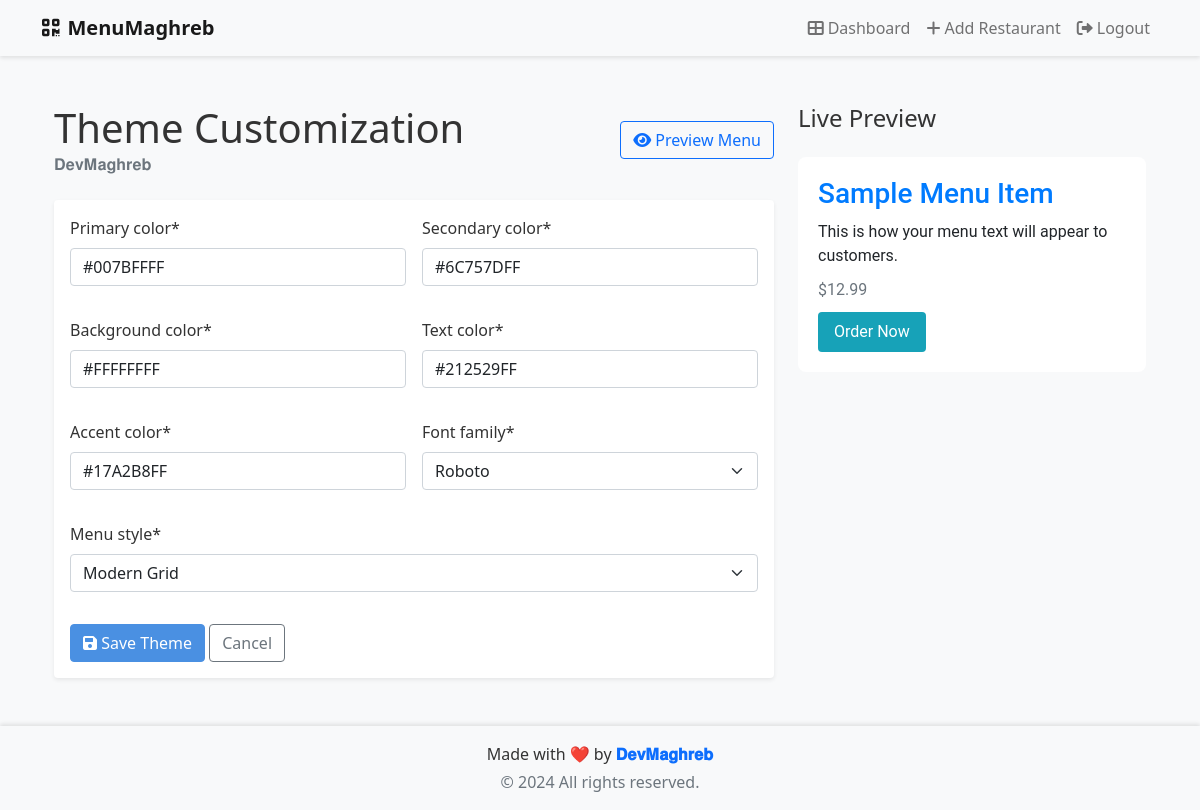
Page /restaurant/6/theme/ (signed in) on the committed database.
### restaurants/models.py (models this page shows, shortened)
class Restaurant(models.Model):
    owner = models.ForeignKey(User, on_delete=models.CASCADE)
    name = models.CharField(max_length=100)
    description = models.TextField(blank=True)
    address = models.TextField()
    phone = models.CharField(max_length=20)
    email = models.EmailField(blank=True, null=True)
    logo = CloudinaryField('logo', folder='restaurant_logos', blank=True, null=True)
    cover_image = CloudinaryField('cover_image', folder='restaurant_covers', blank=True, null=True)
    qr_code = CloudinaryField('qr_code', folder='restaurant_qr_codes', blank=True, null=True)
    created_at = models.DateTimeField(auto_now_add=True)
    updated_at = models.DateTimeField(auto_now=True)
    primary_color = models.CharField(max_length=7, default='#007bff')
    secondary_color = models.CharField(max_length=7, default='#6c757d')
    background_color = models.CharField(max_length=7, default='#ffffff')
    text_color = models.CharField(max_length=7, default='#212529')
    accent_color = models.CharField(max_length=7, default='#17a2b8')
    font_family = models.CharField(
        max_length=50,
        choices=[
            ('Roboto', 'Roboto'),
            ('Open Sans', 'Open Sans'),
            ('Lato', 'Lato'),
            ('Poppins', 'Poppins'),
            ('Montserrat', 'Montserrat'),
        ],
        default='Roboto'
    )
    menu_style = models.CharField(
        max_length=20,
        choices=[
            ('modern', 'Modern Grid'),
            ('classic', 'Classic List'),
            ('elegant', 'Elegant Cards'),
            ('minimal', 'Minimal'),
        ],
        default='modern'
    )

### restaurants/views.py (the view)
# urls.py: path('restaurant/<int:restaurant_id>/theme/', login_required(views.theme_customize), name='theme_customize'),
@login_required
def theme_customize(request, restaurant_id):
    restaurant = get_object_or_404(Restaurant, id=restaurant_id, owner=request.user)
    if request.method == 'POST':
        form = RestaurantThemeForm(request.POST, instance=restaurant)
        if form.is_valid():
            form.save()
            messages.success(request, 'Theme settings updated successfully!')
            return redirect('restaurant_menu_edit', restaurant_id=restaurant.id)
    else:
        form = RestaurantThemeForm(instance=restaurant)
    context = {
        'restaurant': restaurant,
        'form': form,
    }
    return render(request, 'restaurants/theme_customize.html', context)

### restaurants/forms.py
class RestaurantThemeForm(forms.ModelForm):
    class Meta:
        model = Restaurant
        fields = [
            'primary_color',
            'secondary_color',
            'background_color',
            'text_color',
            'accent_color',
            'font_family',
            'menu_style'
        ]
        widgets = {
            'primary_color': ColorWidget,
            'secondary_color': ColorWidget,
            'background_color': ColorWidget,
            'text_color': ColorWidget,
            'accent_color': ColorWidget,
            'font_family': forms.Select(choices=FONT_CHOICES),
            'menu_style': forms.Select(choices=MENU_STYLE_CHOICES),
        }

### restaurants/templates/restaurants/theme_customize.html (shortened to what this page needs)
{% extends 'base.html' %}
{% load static %}
{% load crispy_forms_tags %}
{% block content %}
<div class="container py-4">
    <div class="row">
        <div class="col-md-8">
            <div class="d-flex justify-content-between align-items-center mb-4">
                <div>
                    <h1 class="mb-0">Theme Customization</h1>
                    <p class="text-muted mb-0">{{ restaurant.name }}</p>
                </div>
                <div>
                    <a href="{% url 'menu_view' restaurant.id %}" class="btn btn-outline-primary" target="_blank">
                        <i class="fas fa-eye"></i> Preview Menu
                    </a>
                </div>
            </div>
            <div class="card shadow-sm">
                <div class="card-body">
                    <form method="post" class="row g-3">
                        <div class="col-md-6">
                            {{ form.primary_color|as_crispy_field }}
                        </div>
                        <div class="col-md-6">
                            {{ form.secondary_color|as_crispy_field }}
                        </div>
                        <div class="col-md-6">
                            {{ form.background_color|as_crispy_field }}
                        </div>
                        <div class="col-md-6">
                            {{ form.text_color|as_crispy_field }}
                        </div>
                        <div class="col-md-6">
                            {{ form.accent_color|as_crispy_field }}
                        </div>
                        <div class="col-md-6">
                            {{ form.font_family|as_crispy_field }}
                        </div>
                        <div class="col-12">
                            {{ form.menu_style|as_crispy_field }}
                        </div>
                        <div class="col-12">
                            <button type="submit" class="btn btn-primary">
                                <i class="fas fa-save"></i> Save Theme
                            </button>
                            <a href="{% url 'restaurant_menu_edit' restaurant.id %}" class="btn btn-outline-secondary">
                                Cancel
                            </a>
                        </div>
                    </form>
                </div>
            </div>
        </div>
        <div class="col-md-4">
            <div class="sticky-top" style="top: 2rem;">
                <h4 class="mb-4">Live Preview</h4>
                <div class="theme-preview" id="themePreview" style="
                    background-color: {{ restaurant.background_color }};
                    color: {{ restaurant.text_color }};
                    font-family: {{ restaurant.font_family }}, sans-serif;
                ">
                    <h3 style="color: {{ restaurant.primary_color }};">Sample Menu Item</h3>
                    <p class="sample-text">This is how your menu text will appear to customers.</p>
                    <p class="sample-text" style="color: {{ restaurant.secondary_color }};">
                        $12.99
                    </p>
                    <a href="#" class="sample-button" style="
                        background-color: {{ restaurant.accent_color }};
                        color: white;
                    ">Order Now</a>
                </div>
            </div>
        </div>
    </div>
</div>
{% endblock %}

### templates/base.html (style rules this page uses)
:root { --primary-color: #4a90e2; --secondary-color: #f5a623; --text-color: #333; --bg-color: #f8f9fa; }
body { font-family: 'Segoe UI', system-ui, -apple-system, sans-serif; color: var(--text-color); background-color: var(--bg-color); }
.btn-primary { background-color: var(--primary-color); border-color: var(--primary-color); }
.card { border: none; box-shadow: 0 2px 10px rgba(0,0,0,0.1); transition: transform 0.2s; }

### restaurants/templates/restaurants/theme_customize.html (style rules this page uses)
.theme-preview { padding: 20px; border-radius: 8px; margin-bottom: 20px; transition: all 0.3s ease; }
.sample-text { margin: 10px 0; }
.sample-button { display: inline-block; padding: 8px 16px; border-radius: 4px; text-decoration: none; transition: all 0.3s ease; }

### rows in the picture
Restaurant: name "𝐃𝐞𝐯𝐌𝐚𝐠𝐡𝐫𝐞𝐛", primary_color "#007BFFFF", secondary_color "#6C757DFF", background_color "#FFFFFFFF", text_color "#212529FF", accent_color "#17A2B8FF", font_family "Roboto", menu_style "Modern Grid"
